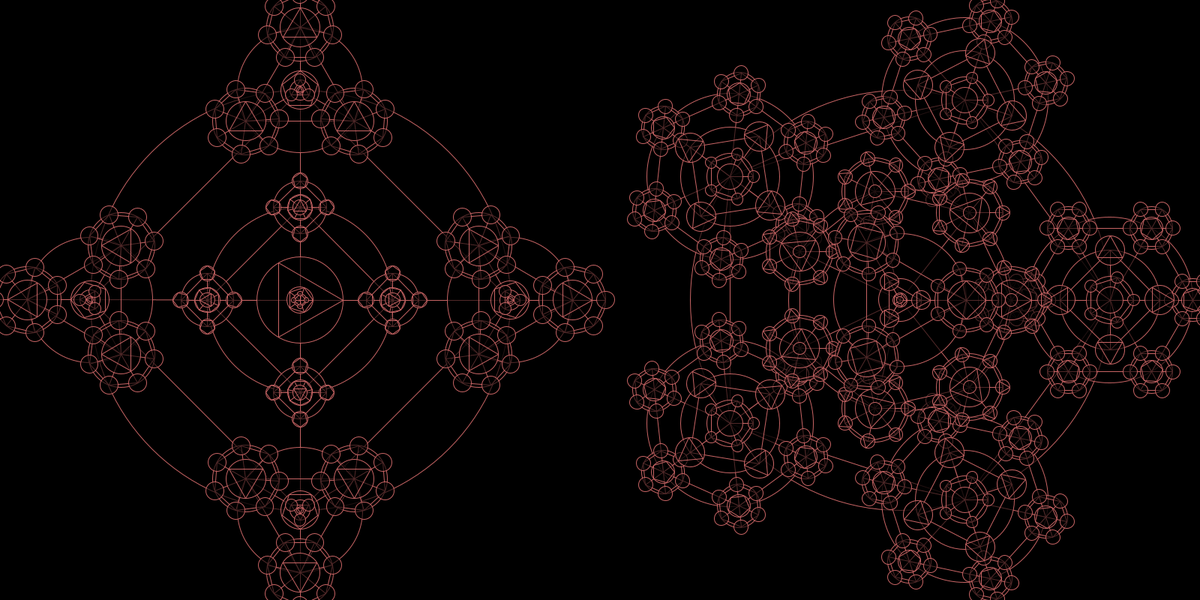
Frame 1 (no input)
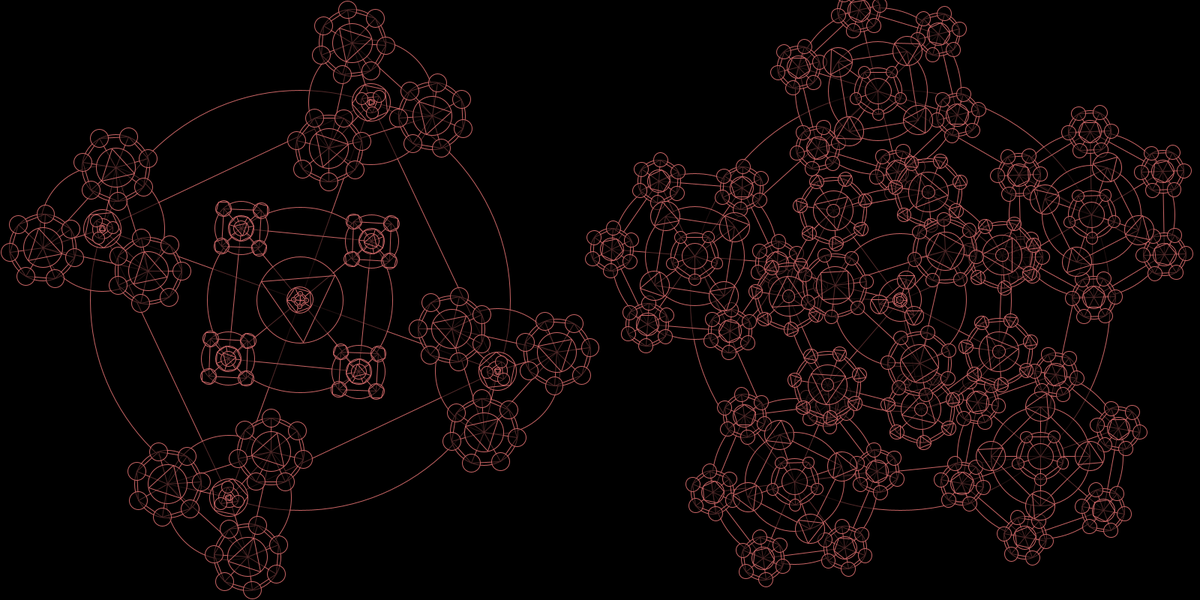
Frame 60 (the mouse pressed at the canvas centre just before this capture)
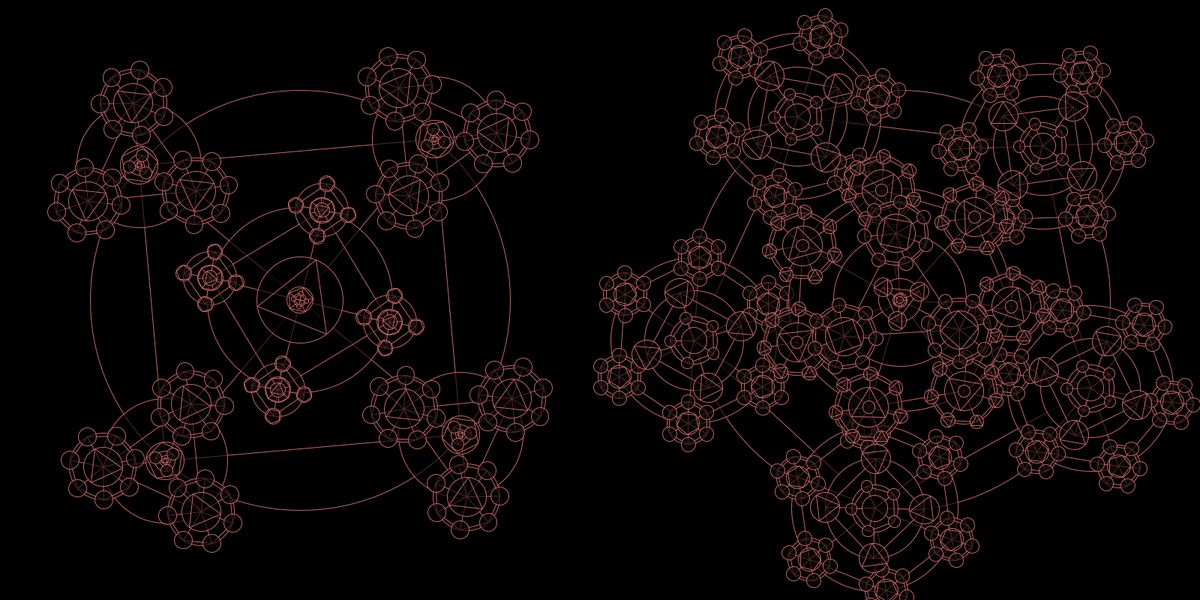
Frame 120 (the mouse held since frame 60 and released just before this capture)

The Processing sketch that drew these frames (run headless with seeded random() and noise(); from frame 60 on, the mouse is pressed at the canvas centre):

// Processing sketch: alchemy_circles
// ── alchemy_circles.pde
/*
  Alchemy Circles
  ---------------
  This program procedurally generates alchemy circles using recursion.
  
  written by Adrian Margel, 2017
*/


//this acts as the highest object for describing each alc circle
//imagine this as the starting point for every alc circle
class Node{
  //the circle to be drawn
  Circle root;
  //how fast the alc circle spins
  float spinSpeed;
  //how much it is rotated
  float baseAngle;
  
  //constructor does not contain any info as the alc circles will be generated in the mutate() method
  //it worked out a bit cleaner to have all of the generation logic in one place rather than spread throughout multiple constructors
  Node(){
    
  }
  
  //returns the node for the alc circle contained in the center of the shape, can be null
  Node getSub(){
    if(root!=null){
      return root.getSub();
    }
    return null;
  }
  
  //returns the node for the alc circle at the corners of the shape, can be null
  Node getCorner(){
    if(root!=null){
      return root.getCorner();
    }
    return null;
  }
  
  //create a circle
  void create(float size){
    root=new Circle(size);
  }
  
  //set the shape for the node
  void setShape(int corners){
    if(root!=null){
      root.setShape(corners);
    }
  }
  
  //set shape to be channeled or unchanneled
  void channel(boolean tc){
    if(root!=null){
      //get the root if the root exists circle's shape
      Shape base=root.getShape();
      if(base!=null){
        //if the root circle has a shape set if the shape is channeled
        base.channel(tc);
      }
    }
  }
  
  //display the alc circle represented by the node with relative position, size and angle
  void display(float x,float y,float angle,float scale){
    //if it has a root circle to display then display it
    if(root!=null){
      root.display(x,y,angle+baseAngle,scale);
    }
  }
  
  //rotates the node
  void spin(){
    baseAngle+=spinSpeed;
  }
  
  //sets how fast it will spin positive or negative
  void setSpin(float ts){
    spinSpeed=ts;
  }
}


//this class draws the circles inside the alc circle
class Circle{
  //the size as a multiplier
  float size;
  //the shape that it is
  Shape base;
  
  //very simple constuctor for the same reason as the node class
  Circle(float ts){
    size=ts;
  }
  
  //corners is the number of corners for the shape ex: hexagon = 6
  void setShape(int corners){
    //recreate the shape
    base=new Shape(1,corners);
  }
  
  //returns the shape
  Shape getShape(){
    if(base!=null){
      return base;
    }
    return null;
  }
  
  //returns the node for the alc circle at the corners of the shape, can be null
  Node getCorner(){
    if(base!=null){
      return base.getCorner();
    }
    return null;
  }
  
  //returns the node for the alc circle at the corners of the shape, can be null
  Node getSub(){
    if(base!=null){
      return base.getSub();
    }
    return null;
  }
  
  //display the circle and it's children with relative position, size and angle
  void display(float x,float y,float angle,float scale){
    //draw cicle
    ellipse(x,y,scale*size,scale*size);
    //if it has a shape display the shape
    if(base!=null){
      base.display(x,y,angle,scale*size);
    }
  }
}
//this class is used to draw the shapes inside the alc circle
class Shape{
  //channeled determines if additional lines will apear in the circle
  boolean channeled;
  //the size as a multiplier this should almost always be 1
  float size;
  //the number of edges or corners the shape has
  int edges;
  //the alc circle to be displayed at the corners of the shape
  Node corner;
  //the alc circle to be displayed in the center
  Node center;
  
  //basic initialization of the shape
  Shape(float ts,int te){
    size=ts;
    edges=te;
    corner=new Node();
    center=new Node();
    channeled=false;
  }
  
  //returns the node for the alc circle at the corners of the shape, can be null
  Node getCorner(){
    return corner;
  }
  
  //returns the node for the alc circle at the corners of the shape, can be null
  Node getSub(){
    return center;
  }
  
  //sets if the shape is displayed with channels
  void channel(boolean tc){
    channeled=tc;
  }
  
  //display the shape and it's children with relative position, size and angle
  void display(float x,float y,float angle,float scale){
    //calc real size of the radius
    float radius=scale*size/2;
    
    //calculate the maximum size the corner nodes can be without overlapping
    float cornerMaxSize=sqrt(2*radius*radius*(1-cos(TWO_PI/edges)));
    
    //draw the shape
    for(int i=0;i<edges;i++){
      //calculate corner angles and points and draw lines between them
      float a1=angle+TWO_PI*i/edges;
      float a2=angle+TWO_PI*(i-1)/edges;
      line(x+cos(a1)*radius,y+sin(a1)*radius,x+cos(a2)*radius,y+sin(a2)*radius);
      if(channeled){
        //if channelled draw another line from the corner to the center of the shape
        line(x+cos(a1)*radius,y+sin(a1)*radius,x,y);
      }
    }
    
    //display the corner nodes
    for(int i=0;i<edges;i++){
      //calculate the angle of the corner
      float a1=angle+TWO_PI*i/edges;
      //draw the corner node multiple times at each position
      corner.display(x+cos(a1)*radius,y+sin(a1)*radius,a1,cornerMaxSize);
    }
    
    //calculate the maximum size the center node can be to fit inside the shape
    //this means that at size one the edges of the circle will be touching the edges of the shape
    float subSizeMax=cos(PI/edges)*radius*2;
    //display the center node
    center.display(x,y,angle,subSizeMax);
  }
}

//the list of alc circles to be drawn to screen
ArrayList<Node> spells;
//how large things are drawn to screen
float zoom;
//the number of spells to be drawn
int spellCount;

void setup(){
  //setup size
  size(1600,800);
  //set number of alc circles to be drawn
  spellCount=2;
  //set how detailed those circles will be
  int complexity=6;
  
  //calculate number of rows and columns needed to neatly display all alc circles on screen
  float columns=((float)height/width);
  float temp=sqrt(spellCount/columns);
  temp=ceil(temp);
  int rCount=(int)(temp);
  int cCount=ceil(spellCount/temp);
  
  //set zoom to fit all columns and rows
  zoom=min(width/rCount,height/cCount);
  
  //init spells array
  spells=new ArrayList<Node>();
  for(int i=0;i<spellCount;i++){
    spells.add(new Node());
  }
  //generate spells
  for(Node n:spells){
    //this boolean will be changed only be changed to true by the mutate method if the circle was able to generate at the desired depth
    //if the boolean does not change to true then it mean the alc circle must be generated again
    boolean[] finished={false};
    while(!finished[0]){
      n.create(1);
      mutate(n,complexity,finished,true);
    }
  }
}
void draw(){
  //draw background
  background(0);
  
  //set color of the alc circles
  stroke(200,100,100);
  //set how thick the lines are with the alc circles
  strokeWeight(1);
  //set a fill for the alc circles.
  //fill will mean that higher levels of alc circle will cover up lower ones
  //it generally looks best with a semi-transparent fill
  fill(0,150);
  
  //display spells
  int row=0;
  int column=0;
  for(int i=0;i<spells.size();i++){
    if(zoom*(column+1)>width){
      row++;
      column=0;
    }
    spells.get(i).display(zoom*(column+0.5),(row+0.5)*zoom,0,zoom*0.7);
    column++;
  }
  
  //animate all spells
  for(Node n:spells){
    spin(n);
  }
}

//this method will take a node and mutate it recursively until it is the set complexity/depth
//this basically acts as a method for generating alc circles
//if it is able to reach the requested complexity it will set finished to true
//isSeed will apply slightly different rules for the first/top node generated
void mutate(Node n,int complexity,boolean[] finished,boolean isSeed){
  //if complexity is 0 or 1  it means that the set complexity was reached
  //keep in mind that complexity gets subtracted by 2 for corners so we have to test at least two values
  if(complexity==1||complexity==0){
    finished[0]=true;
  }
  //if complexity is over one continue generating the shape
  if(complexity>=1){
    //randomly set the speed that the node will spin
    //set much lower spin if it is the seed node
    if(isSeed){
      n.setSpin(random(-0.02,0.02));
    }else{
      n.setSpin(random(-0.05,0.05));
    }
    
    if(complexity==1){
      //if complexity is one then add detail to the node but don't generate any child nodes
      if(random(0,1)>0.5){
        n.setShape((int)random(3,6));
      }
    }else{
      //if complexity is greater than one add detail to the node and generate child nodes
      //set a shape for the node
      n.setShape((int)random(3,8));
      
      //chance to create a child node inside the center of the shape
      if(random(0,1)>0.1){
        //create child
        n.getSub().create(random(0.6,0.7));
        //mutate child but with less complexity
        mutate(n.getSub(),complexity-1,finished,false);
      }
      //chance to create a child node on all of corners of the shape
      //if it is the seed then always generate a child
      if(random(0,1)>0.2||isSeed){
        //create child
        n.getCorner().create(random(0.4,0.7));
        //mutate child but with less complexity
        //due to the fact corner nodes are much smaller than center ones their complexity has 2 subtracted off of them so they don't generate with as much detail/depth
        mutate(n.getCorner(),complexity-2,finished,false);
      }
      
      //random chance for the alc circle to be "channeled" which changes the aesthetics slightly
      if(random(0,1)>0.2){
        n.channel(true);
      }
    }
  }
}

//rotates an alc circle based on a node
void spin(Node n){
  if(n!=null){
    //spin the node given as long as it exists
    n.spin();
    //get the sub nodes of the passed in node and pass them through this spin function recursively
    spin(n.getSub());
    spin(n.getCorner());
  }
}
